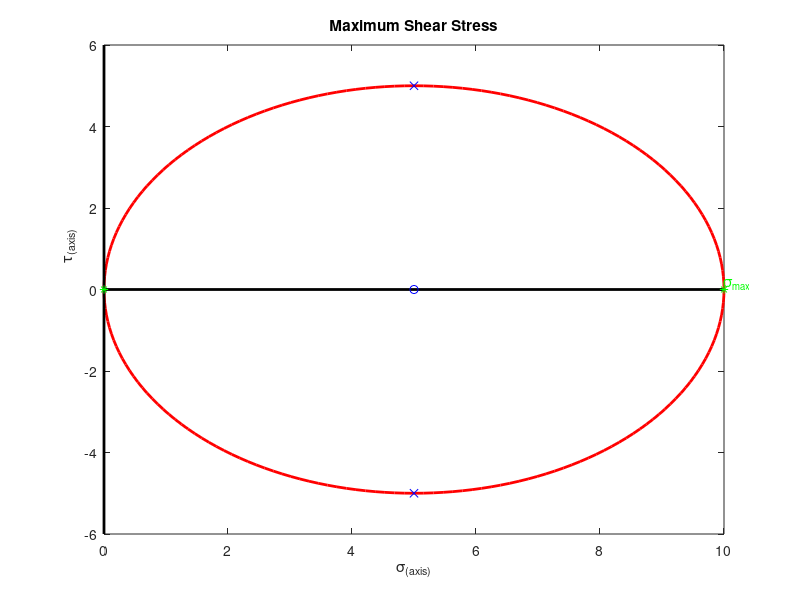

Write MATLAB code to recreate this figure. (Note: this script raises an error after producing the figure.)

%% Getting Data
clc;
clear all;
close all;
sigma_1= input('Please input sigma_x value(MPa): ');
sigma_2= input('Please input sigma_y value(MPa): ');
sigma_3=input('Please input sigma_z value(MPa): ');
tors_1=input('Please input shear stress value (sigma_x)(MPa): ');
tors_1=-tors_1;
tors_2=-tors_1;
x_axis=(sigma_1+sigma_2)/2;
y=tors_1;
radius=sqrt((sigma_1-x_axis)^2+tors_1^2);
%% Drawing circle
th = 0:pi/100:2*pi;
xunit = radius * cos(th) + x_axis;
yunit = radius * sin(th);
figure();
h =plot(xunit, yunit,'color','r','linewidth',2);
title('Maximum Shear Stress');
hold on
%% drawing linear 
max_shear=x_axis+radius;
min_shear=x_axis-radius;
slp=(y)/(sigma_1-x_axis); % finding the slope value 
k=xlim;
if k(1)>0
    k(1)=-k(2)/2;
elseif k(1)<0 && k(2)<0 
    k(1)=-k(1);
end
j=slp*(k-x_axis);
plot(k,j,'color','cyan');
hold on
%% plotting coordinate axis
xL = k;
yL = ylim ;
line([0 0], yL,'color','black','linewidt',2);  %x-axis
line(xL,  [0 0],'color','black','linewidt',2);  %y-axis
xlabel('\sigma_(_a_x_i_s_)');
ylabel('                      \tau_(_a_x_i_s_)');
hold on
%% plotting some point 

plot(sigma_1,tors_1,'bx',sigma_2,tors_2,'bx',x_axis,0,'bo',max_shear,0,'g*',min_shear,0,'g*');
text(max_shear,0,'\sigma_m_a_x','VerticalAlignment', 'bottom','Color','g' ,'FontSize',10);
text(max_shear,-max(yL/15),num2str(max_shear)+" MPa",'Color','g' ,'FontSize',10);
text(min_shear,0,'\sigma_m_i_n','HorizontalAlignment', 'right',...
    'VerticalAlignment', 'bottom','Color','g','FontSize',10);
text(min_shear,-max(yL)/15,num2str(min_shear)+" MPa",'HorizontalAlignment',...
    'right','Color','g' ,'FontSize',10);
plot(x_axis,radius,'gx');
axis equal
text(x_axis,radius,"\tau_m_a_x"+num2str(radius)+" MPa",'Color','g',...
    'VerticalAlignment','bottom','FontSize',10);
hold on
%% Angle Display
ang=atand(slp); %atand= arctandegree. This command show result angle as degree
ang_2=(atand(1/slp))/2;
ang_str="Orientation of Principal Plane : "+num2str(ang/2)+" degree clockwise";
ang_str_2="Maximum In-Plane Shear Stress : "+num2str(ang_2)+" degree counter-clockwise";
strng="Angle= "+num2str(ang);
if ang<0
    strng="Angle= "+num2str(ang+180);
    ang=-ang;
    ang_str="Orientation of Principal Plane : "+num2str(ang/2)+" degree counter-clockwise";
end
if ang_2<0
    ang_2=-ang_2;
    ang_str_2="Maximum In-Plane Shear Stress : "+num2str(ang_2)+" degree clockwise";
end
text(x_axis,0,strng,'VerticalAlignment','bottom','FontSize',8);
grid on;
%% Preparing to Draw 3D Mohr's
if sigma_1<sigma_2 && sigma_3>sigma_1 && sigma_1<min_shear
    K=sigma_1; 
elseif sigma_1>sigma_2 && sigma_3>sigma_2 && sigma_2<min_shear
    K=sigma_2;
elseif sigma_1>sigma_3 && sigma_2>sigma_3 && sigma_3<min_shear 
    K=sigma_3;
else
    K=min_shear;
end
switch K
    case {sigma_1}
        if sigma_2>sigma_3 && sigma_2>max_shear
            B=sigma_2;
        elseif sigma_3>sigma_2 && sigma_3>max_shear
            B=sigma_3;
        else
            B=max_shear;
        end
    case {sigma_2}
        if sigma_1>sigma_3 && sigma_1>max_shear
            B=sigma_1;
        elseif  sigma_1<sigma_3 && sigma_3>max_shear
            B=sigma_3;
        else
            B=max_shear;
        end
    case {sigma_3}
        if sigma_2>sigma_1  && sigma_2>max_shear
            B=sigma_2;
        elseif sigma_2<sigma_1&& sigma_1>max_shear 
            B=sigma_1;
        else
            B=max_shear;
        end
    case {min_shear}
        if max_shear>sigma_1 && max_shear>sigma_2 && max_shear>sigma_3
        B=max_shear;
        elseif sigma_1>sigma_2 && sigma_1>sigma_3
            B=sigma_1;
        elseif sigma_2>sigma_1 && sigma_2>sigma_3
            B=sigma_2;
        else
            B=sigma_3;
        end
end 
%% Drawing 3D Mohr's
th = 0:pi/100:2*pi;
% for first plane
xunit_1 = radius * cos(th) + x_axis;
yunit_1 = radius * sin(th);
figure();
h = plot(xunit_1, yunit_1,'color','r','linewidth',2);
hold on
%for second plane
if max_shear>0 && min_shear>=0
center_1=(min_shear+K)/2;
radius_1=(abs(min_shear-K))/2;
xunit_1 = radius_1 * cos(th)+center_1;
yunit_1 = radius_1 * sin(th);
h = plot(xunit_1, yunit_1,'color','b','linewidth',2);
axis equal
hold on
% for the absolute max shear stress
center_2=(max_shear+K)/2;
radius_2=(abs(max_shear-K))/2;
xunit_2 = radius_2 * cos(th)+center_2;
yunit_2 = radius_2 * sin(th);
h = plot(xunit_2, yunit_2,'color','g','linewidth',2);
plot(center_2,radius_2,'mx');
text(center_2,radius_2,"  \tau _m_a_x= "+num2str(radius_2)+" MPa",'VerticalAlignment','top','Color','m','FontSize',12);
grid on
line([center_2 center_2],[0 radius_2],'color','m','linewidt',1,'LineStyle','--'); 
absolute=radius_2;
axis equal
title('Absolute Maximum Shear Stress');
hold on
elseif max_shear>0 && min_shear<0
center_1=(max_shear+0)/2;
radius_1=(abs(max_shear)+0)/2;
xunit_1 = radius_1 * cos(th)+center_1;
yunit_1 = radius_1 * sin(th);
% subplot(2,1,2);
h = plot(xunit_1, yunit_1,'color','b','linewidth',2);
axis equal
hold on
% for the absolute max shear stress
center_2=(min_shear+0)/2;
radius_2=(abs(min_shear))/2;
xunit_2 = radius_2 * cos(th)+center_2;
yunit_2 = radius_2 * sin(th);
h = plot(xunit_2, yunit_2,'color','g','linewidth',2);
axis equal
plot(x_axis,radius,'mx');
text(x_axis,radius,"  \tau _m_a_x= "+num2str(radius)+" MPa",'VerticalAlignment','top','Color','m','FontSize',12);
grid on
line([x_axis x_axis],[0 radius],'color','m','linewidt',1,'LineStyle','--'); 
absolute=radius;
title('Absolute Maximum Shear Stress');
hold on
elseif max_shear<=0 && min_shear<0
center_1=(max_shear+0)/2;
radius_1=(abs(max_shear)+0)/2;
xunit_1 = radius_1 * cos(th)+center_1;
yunit_1 = radius_1 * sin(th);
% subplot(2,1,2);
h = plot(xunit_1, yunit_1,'color','b','linewidth',2);
axis equal
hold on
% for the absolute max shear stress
center_2=(min_shear+0)/2;
radius_2=(abs(min_shear))/2;
xunit_2 = radius_2 * cos(th)+center_2;
yunit_2 = radius_2 * sin(th);
h = plot(xunit_2, yunit_2,'color','g','linewidth',2);
axis equal
plot(center_2,radius_2,'mx');
text(center_2,radius_2,"  \tau _m_a_x= "+num2str(radius_2)+" MPa",'VerticalAlignment','top','Color','m','FontSize',12);
grid on
line([center_2 center_2],[0 radius_2],'color','m','linewidt',1,'LineStyle','--'); 
absolute=radius_2;
title('Absolute Maximum Shear Stress');
hold on
end
xL = k;
yL = ylim ;
line([0 0], yL,'color','black','linewidt',2);  %x-axis
line(xL,  [0 0],'color','black','linewidt',2);  %y-axis
xlabel('        \sigma _(_a_x_i_s_)');
ylabel('                        \tau_(_a_x_i_s_)');
plot(max_shear,0,'m*');
text(max_shear,0,"\sigma= "+num2str(max_shear)+"MPa",'VerticalAlignment','top','HorizontalAlignment','left','Color','m','FontSize',10);
plot(K,0,'m*');
text(K,0,"\sigma= "+num2str(K)+"MPa",'VerticalAlignment','top','HorizontalAlignment','right','Color','m','FontSize',10);
hold on
% subplot(2,1,1);
%% Result show
fprintf('\n-------------------------------------------\n<< Results >>\nPrinciple Stresses: %1.4f(MPa) and %1.4f(MPa)\nMaximum Shear Stress: %1.4f(MPa)\nAbsolute Maximum Shear Stress: %1.4f(MPa)\n',max_shear,min_shear,radius,absolute);
disp(ang_str);
disp(ang_str_2);
wish=input('Do you want to make a new calculation[Y/N]: ','s');
wish=lower(wish);
if wish=='n'
    clc;
    disp('Good Bye...');
end
